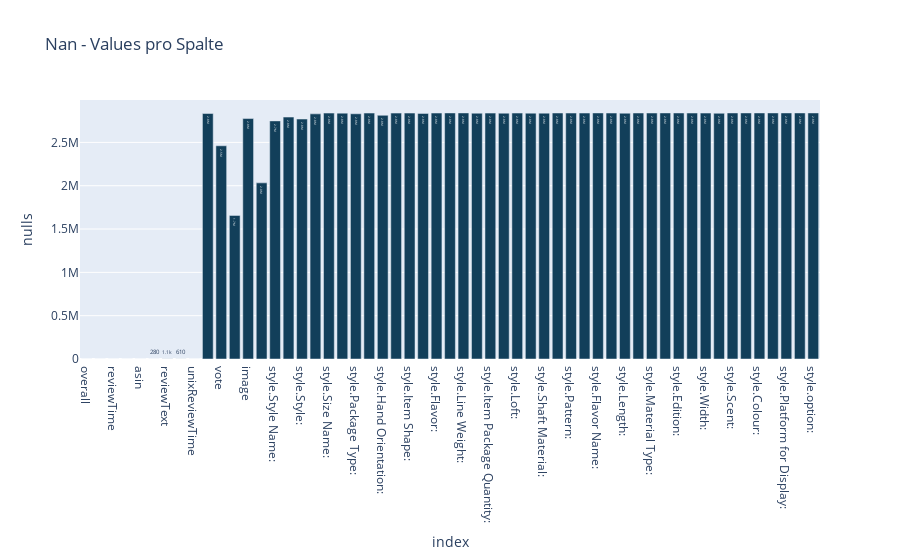

Write notebook code for a chart like this one.
### Code cell
nan_fig

### Figure 1 — Plotly figure (JSON) as saved in the notebook; plotly's stock layout.template omitted (floating-point values rounded to 4 significant figures)
{"data": [{"alignmentgroup": "True", "hovertemplate": "index=%{x}<br>nulls=%{y}<extra></extra>", "legendgroup": "", "marker": {"color": "rgb(18, 63, 90)", "pattern": {"shape": ""}}, "name": "", "offsetgroup": "", "orientation": "v", "showlegend": false, "textposition": "auto", "texttemplate": "%{y:.2s}", "type": "bar", "x": ["overall", "verified", "reviewTime", "reviewerID", "asin", "reviewerName", "reviewText", "summary", "unixReviewTime", "style.Format:", "vote", "style.Color:", "image", "style.Size:", "style.Style Name:", "style.Team Name:", "style.Style:", "style.Package Quantity:", "style.Size Name:", "style.Product Packaging:", "style.Package Type:", "style.Model Number:", "style.Hand Orientation:", "style.Color Name:", "style.Item Shape:", "style.Shape:", "style.Flavor:", "style.Platform:", "style.Line Weight:", "style.Item Display Weight:", "style.Item Package Quantity:", "style.Flex:", "style.Loft:", "style.Material:", "style.Shaft Material:", "style.Tension Supported:", "style.Pattern:", "style.Design:", "style.Flavor Name:", "style.Item Display Length:", "style.Length:", "style.Number of Items:", "style.Material Type:", "style.Department:", "style.Edition:", "style.Configuration:", "style.Width:", "style.Grip Type:", "style.Scent:", "style.Capacity:", "style.Colour:", "style.Offer Type:", "style.Platform for Display:", "style.style:", "style.option:"], "xaxis": "x", "y": [0, 0, 0, 0, 0, 279, 1114, 611, 0, 2833319, 2461060, 1657500, 2775405, 2032870, 2748415, 2792263, 2769856, 2829315, 2838471, 2837688, 2830353, 2838600, 2812653, 2838184, 2838331, 2834711, 2838625, 2839934, 2839915, 2836914, 2838073, 2837256, 2838497, 2837662, 2837672, 2839195, 2838794, 2838807, 2839885, 2838799, 2837178, 2839283, 2839177, 2839894, 2839563, 2838923, 2838451, 2836144, 2839793, 2839884, 2839889, 2839916, 2839933, 2839937, 2839908], "yaxis": "y"}], "layout": {"barmode": "relative", "legend": {"tracegroupgap": 0}, "title": {"text": "Nan - Values pro Spalte"}, "xaxis": {"anchor": "y", "domain": [0, 1], "title": {"text": "index"}}, "yaxis": {"anchor": "x", "domain": [0, 1], "title": {"text": "nulls"}}}}
